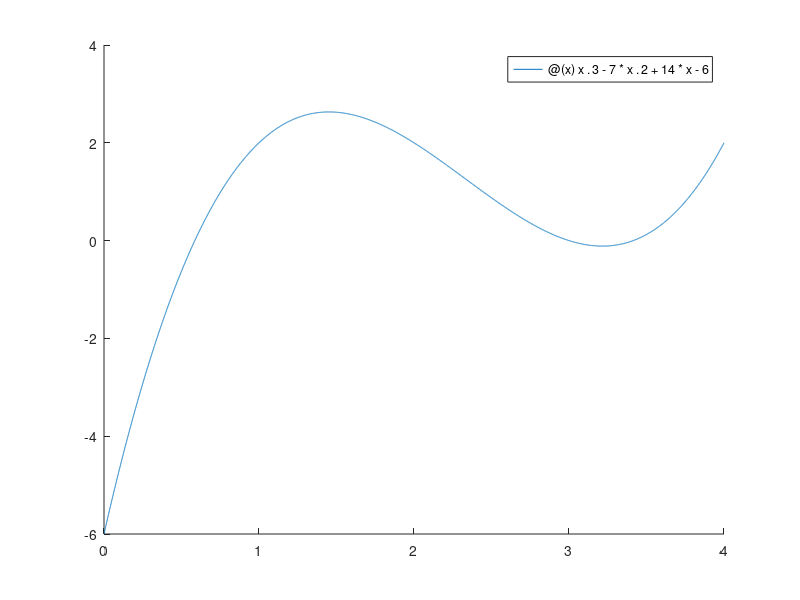

The MATLAB script that drew this image: (Note: this script raises an error after producing the figure.)
f = @(x) x.^3 - 7 * x.^ 2 + 14 * x - 6;
df = @(x) 3 * x^2 - 14 * x + 14;
hold on;
fplot(f, [0 4]);
eps = 10^(-3);
x1 = newton_method(f, df, 1, eps);
x2 = newton_method(f, df, 2, eps);
x3 = newton_method(f, df, 4, eps);

plot(x1, f(x1), 'ro');
plot(x2, f(x2), 'ro');
plot(x3, f(x3), 'ro');

hold off;